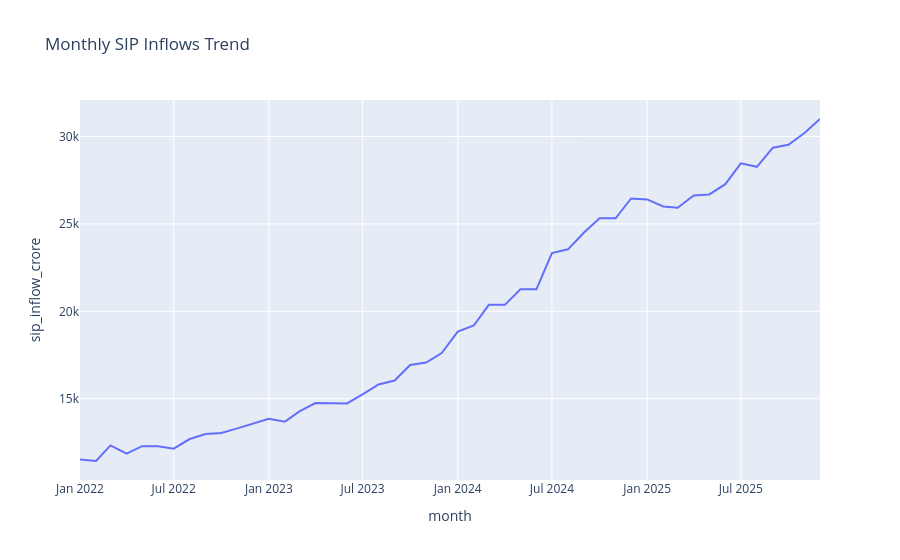

Notebook source saved alongside this figure:
### Code cell
import plotly.express as px
import pandas as pd

sip = pd.read_csv("../data/raw/04_monthly_sip_inflows.csv")

sip["month"] = pd.to_datetime(sip["month"])

fig = px.line(
    sip,
    x="month",
    y="sip_inflow_crore",
    title="Monthly SIP Inflows Trend"
)

fig.show()

### Figure 1 — Plotly figure (JSON) as saved in the notebook; plotly's stock layout.template omitted (floating-point values rounded to 4 significant figures)
{"data": [{"hovertemplate": "month=%{x}<br>sip_inflow_crore=%{y}<extra></extra>", "legendgroup": "", "line": {"color": "#636efa", "dash": "solid"}, "marker": {"symbol": "circle"}, "mode": "lines", "name": "", "orientation": "v", "showlegend": false, "type": "scatter", "x": ["2022-01-01T00:00:00", "2022-02-01T00:00:00", "2022-03-01T00:00:00", "2022-04-01T00:00:00", "2022-05-01T00:00:00", "2022-06-01T00:00:00", "2022-07-01T00:00:00", "2022-08-01T00:00:00", "2022-09-01T00:00:00", "2022-10-01T00:00:00", "2022-11-01T00:00:00", "2022-12-01T00:00:00", "2023-01-01T00:00:00", "2023-02-01T00:00:00", "2023-03-01T00:00:00", "2023-04-01T00:00:00", "2023-05-01T00:00:00", "2023-06-01T00:00:00", "2023-07-01T00:00:00", "2023-08-01T00:00:00", "2023-09-01T00:00:00", "2023-10-01T00:00:00", "2023-11-01T00:00:00", "2023-12-01T00:00:00", "2024-01-01T00:00:00", "2024-02-01T00:00:00", "2024-03-01T00:00:00", "2024-04-01T00:00:00", "2024-05-01T00:00:00", "2024-06-01T00:00:00", "2024-07-01T00:00:00", "2024-08-01T00:00:00", "2024-09-01T00:00:00", "2024-10-01T00:00:00", "2024-11-01T00:00:00", "2024-12-01T00:00:00", "2025-01-01T00:00:00", "2025-02-01T00:00:00", "2025-03-01T00:00:00", "2025-04-01T00:00:00", "2025-05-01T00:00:00", "2025-06-01T00:00:00", "2025-07-01T00:00:00", "2025-08-01T00:00:00", "2025-09-01T00:00:00", "2025-10-01T00:00:00", "2025-11-01T00:00:00", "2025-12-01T00:00:00"], "xaxis": "x", "y": [11517, 11438, 12328, 11863, 12286, 12276, 12140, 12694, 12976, 13040, 13306, 13573, 13856, 13687, 14276, 14749, 14749, 14734, 15245, 15814, 16042, 16928, 17073, 17610, 18838, 19187, 20371, 20371, 21262, 21262, 23332, 23547, 24509, 25323, 25320, 26459, 26400, 25999, 25926, 26632, 26688, 27274, 28464, 28265, 29361, 29529, 30200, 31002], "yaxis": "y"}], "layout": {"legend": {"tracegroupgap": 0}, "title": {"text": "Monthly SIP Inflows Trend"}, "xaxis": {"anchor": "y", "domain": [0, 1], "title": {"text": "month"}}, "yaxis": {"anchor": "x", "domain": [0, 1], "title": {"text": "sip_inflow_crore"}}}}
